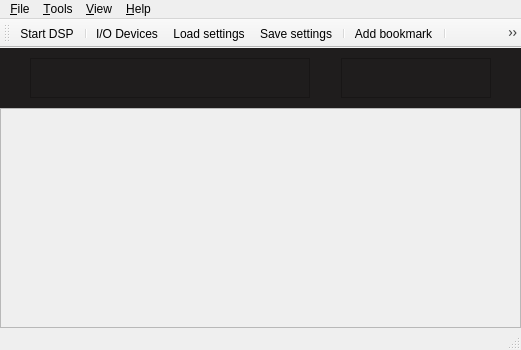
<?xml version="1.0" encoding="UTF-8"?>
<ui version="4.0">
 <class>MainWindow</class>
 <widget class="QMainWindow" name="MainWindow">
  <property name="geometry">
   <rect>
    <x>0</x>
    <y>0</y>
    <width>521</width>
    <height>350</height>
   </rect>
  </property>
  <property name="windowTitle">
   <string>gqrx</string>
  </property>
  <property name="windowIcon">
   <iconset resource="../../../resources/icons.qrc">
    <normaloff>:/icons/icons/gqrx.svg</normaloff>:/icons/icons/gqrx.svg</iconset>
  </property>
  <property name="styleSheet">
   <string notr="true"/>
  </property>
  <property name="dockOptions">
   <set>QMainWindow::AllowNestedDocks|QMainWindow::AllowTabbedDocks|QMainWindow::AnimatedDocks</set>
  </property>
  <property name="unifiedTitleAndToolBarOnMac">
   <bool>true</bool>
  </property>
  <widget class="QWidget" name="centralWidget">
   <layout class="QVBoxLayout" name="verticalLayout_2">
    <property name="spacing">
     <number>0</number>
    </property>
    <property name="leftMargin">
     <number>0</number>
    </property>
    <property name="topMargin">
     <number>0</number>
    </property>
    <property name="rightMargin">
     <number>0</number>
    </property>
    <property name="bottomMargin">
     <number>0</number>
    </property>
    <item>
     <widget class="QFrame" name="frame">
      <property name="sizePolicy">
       <sizepolicy hsizetype="Minimum" vsizetype="Minimum">
        <horstretch>0</horstretch>
        <verstretch>0</verstretch>
       </sizepolicy>
      </property>
      <property name="styleSheet">
       <string notr="true">background-color: rgb(31, 29, 29);</string>
      </property>
      <property name="frameShape">
       <enum>QFrame::NoFrame</enum>
      </property>
      <property name="frameShadow">
       <enum>QFrame::Plain</enum>
      </property>
      <property name="lineWidth">
       <number>0</number>
      </property>
      <layout class="QHBoxLayout" name="horizontalLayout_2" stretch="0,0,0,0,0">
       <property name="spacing">
        <number>0</number>
       </property>
       <property name="leftMargin">
        <number>0</number>
       </property>
       <property name="topMargin">
        <number>10</number>
       </property>
       <property name="rightMargin">
        <number>0</number>
       </property>
       <property name="bottomMargin">
        <number>10</number>
       </property>
       <item>
        <spacer name="horizontalSpacer_3">
         <property name="orientation">
          <enum>Qt::Horizontal</enum>
         </property>
         <property name="sizeHint" stdset="0">
          <size>
           <width>5</width>
           <height>15</height>
          </size>
         </property>
        </spacer>
       </item>
       <item>
        <widget class="CFreqCtrl" name="freqCtrl">
         <property name="sizePolicy">
          <sizepolicy hsizetype="Fixed" vsizetype="Fixed">
           <horstretch>0</horstretch>
           <verstretch>0</verstretch>
          </sizepolicy>
         </property>
         <property name="minimumSize">
          <size>
           <width>280</width>
           <height>40</height>
          </size>
         </property>
         <property name="toolTip">
          <string/>
         </property>
         <property name="frameShape">
          <enum>QFrame::StyledPanel</enum>
         </property>
         <property name="frameShadow">
          <enum>QFrame::Raised</enum>
         </property>
        </widget>
       </item>
       <item>
        <spacer name="horizontalSpacer_2">
         <property name="orientation">
          <enum>Qt::Horizontal</enum>
         </property>
         <property name="sizeHint" stdset="0">
          <size>
           <width>5</width>
           <height>15</height>
          </size>
         </property>
        </spacer>
       </item>
       <item>
        <widget class="CMeter" name="sMeter">
         <property name="sizePolicy">
          <sizepolicy hsizetype="Fixed" vsizetype="Fixed">
           <horstretch>0</horstretch>
           <verstretch>0</verstretch>
          </sizepolicy>
         </property>
         <property name="minimumSize">
          <size>
           <width>150</width>
           <height>40</height>
          </size>
         </property>
         <property name="frameShape">
          <enum>QFrame::StyledPanel</enum>
         </property>
         <property name="frameShadow">
          <enum>QFrame::Raised</enum>
         </property>
        </widget>
       </item>
       <item>
        <spacer name="horizontalSpacer_1">
         <property name="orientation">
          <enum>Qt::Horizontal</enum>
         </property>
         <property name="sizeHint" stdset="0">
          <size>
           <width>5</width>
           <height>15</height>
          </size>
         </property>
        </spacer>
       </item>
      </layout>
     </widget>
    </item>
    <item>
     <widget class="CPlotter" name="plotter">
      <property name="sizePolicy">
       <sizepolicy hsizetype="Expanding" vsizetype="Expanding">
        <horstretch>0</horstretch>
        <verstretch>0</verstretch>
       </sizepolicy>
      </property>
      <property name="autoFillBackground">
       <bool>true</bool>
      </property>
      <property name="frameShape">
       <enum>QFrame::StyledPanel</enum>
      </property>
      <property name="frameShadow">
       <enum>QFrame::Raised</enum>
      </property>
     </widget>
    </item>
   </layout>
  </widget>
  <widget class="QMenuBar" name="menuBar">
   <property name="geometry">
    <rect>
     <x>0</x>
     <y>0</y>
     <width>521</width>
     <height>22</height>
    </rect>
   </property>
   <widget class="QMenu" name="menu_File">
    <property name="title">
     <string>&amp;File</string>
    </property>
    <widget class="QMenu" name="menu_RecentConfig">
     <property name="toolTip">
      <string>Load recently used setting</string>
     </property>
     <property name="title">
      <string>&amp;Recent settings</string>
     </property>
    </widget>
    <addaction name="actionDSP"/>
    <addaction name="separator"/>
    <addaction name="actionIoConfig"/>
    <addaction name="actionLoadSettings"/>
    <addaction name="actionSaveSettings"/>
    <addaction name="menu_RecentConfig"/>
    <addaction name="separator"/>
    <addaction name="actionSaveWaterfall"/>
    <addaction name="separator"/>
    <addaction name="actionQuit"/>
   </widget>
   <widget class="QMenu" name="menu_View">
    <property name="title">
     <string>&amp;View</string>
    </property>
   </widget>
   <widget class="QMenu" name="menu_Help">
    <property name="title">
     <string>&amp;Help</string>
    </property>
    <addaction name="actionUserGroup"/>
    <addaction name="actionNews"/>
    <addaction name="separator"/>
    <addaction name="actionRemoteProtocol"/>
    <addaction name="actionKbdShortcuts"/>
    <addaction name="separator"/>
    <addaction name="actionAbout"/>
    <addaction name="actionAboutQt"/>
   </widget>
   <widget class="QMenu" name="menu_Tools">
    <property name="title">
     <string>&amp;Tools</string>
    </property>
    <addaction name="actionRemoteControl"/>
    <addaction name="actionRemoteConfig"/>
    <addaction name="separator"/>
    <addaction name="actionAddBookmark"/>
    <addaction name="separator"/>
    <addaction name="actionIqTool"/>
    <addaction name="separator"/>
    <addaction name="actionAFSK1200"/>
    <addaction name="separator"/>
    <addaction name="actionDX_Cluster"/>
   </widget>
   <addaction name="menu_File"/>
   <addaction name="menu_Tools"/>
   <addaction name="menu_View"/>
   <addaction name="menu_Help"/>
  </widget>
  <widget class="QStatusBar" name="statusBar">
   <property name="enabled">
    <bool>true</bool>
   </property>
  </widget>
  <widget class="QToolBar" name="mainToolBar">
   <property name="windowTitle">
    <string>Main toolbar</string>
   </property>
   <attribute name="toolBarArea">
    <enum>TopToolBarArea</enum>
   </attribute>
   <attribute name="toolBarBreak">
    <bool>false</bool>
   </attribute>
   <addaction name="actionDSP"/>
   <addaction name="separator"/>
   <addaction name="actionIoConfig"/>
   <addaction name="actionLoadSettings"/>
   <addaction name="actionSaveSettings"/>
   <addaction name="separator"/>
   <addaction name="actionAddBookmark"/>
   <addaction name="separator"/>
   <addaction name="actionIqTool"/>
   <addaction name="separator"/>
   <addaction name="actionRemoteControl"/>
   <addaction name="actionRemoteConfig"/>
   <addaction name="separator"/>
   <addaction name="actionFullScreen"/>
   <addaction name="separator"/>
  </widget>
  <action name="actionQuit">
   <property name="text">
    <string>Quit</string>
   </property>
   <property name="toolTip">
    <string>Quit application</string>
   </property>
   <property name="shortcut">
    <string>Ctrl+Q</string>
   </property>
  </action>
  <action name="actionAbout">
   <property name="text">
    <string>About Gqrx</string>
   </property>
   <property name="toolTip">
    <string>Information about Gqrx</string>
   </property>
  </action>
  <action name="actionAboutQt">
   <property name="text">
    <string>About Qt</string>
   </property>
   <property name="toolTip">
    <string>About the Qt toolkit</string>
   </property>
  </action>
  <action name="actionDSP">
   <property name="checkable">
    <bool>true</bool>
   </property>
   <property name="icon">
    <iconset resource="../../../resources/icons.qrc">
     <normaloff>:/icons/icons/play.svg</normaloff>:/icons/icons/play.svg</iconset>
   </property>
   <property name="text">
    <string>Start DSP</string>
   </property>
   <property name="toolTip">
    <string>Start DSP</string>
   </property>
   <property name="statusTip">
    <string>Start/stop DSP processing</string>
   </property>
   <property name="shortcut">
    <string>Ctrl+D</string>
   </property>
  </action>
  <action name="actionAFSK1200">
   <property name="text">
    <string>AFSK1200 Decoder</string>
   </property>
   <property name="toolTip">
    <string>Start AFSK1200 decoder</string>
   </property>
  </action>
  <action name="actionSched">
   <property name="checkable">
    <bool>true</bool>
   </property>
   <property name="enabled">
    <bool>false</bool>
   </property>
   <property name="icon">
    <iconset resource="../../../resources/icons.qrc">
     <normaloff>:/icons/icons/clock.svg</normaloff>:/icons/icons/clock.svg</iconset>
   </property>
   <property name="text">
    <string>Scheduler</string>
   </property>
   <property name="toolTip">
    <string>Schedule recordings and other actions</string>
   </property>
  </action>
  <action name="actionIoConfig">
   <property name="enabled">
    <bool>true</bool>
   </property>
   <property name="icon">
    <iconset resource="../../../resources/icons.qrc">
     <normaloff>:/icons/icons/flash.svg</normaloff>:/icons/icons/flash.svg</iconset>
   </property>
   <property name="text">
    <string>I/O Devices</string>
   </property>
   <property name="toolTip">
    <string>Configure I/O devices</string>
   </property>
   <property name="statusTip">
    <string>Opens the hardware configuration dialog</string>
   </property>
   <property name="visible">
    <bool>true</bool>
   </property>
  </action>
  <action name="actionUserGroup">
   <property name="icon">
    <iconset resource="../../../resources/icons.qrc">
     <normaloff>:/icons/icons/help.svg</normaloff>:/icons/icons/help.svg</iconset>
   </property>
   <property name="text">
    <string>Gqrx user group</string>
   </property>
   <property name="toolTip">
    <string>Discussion group for Gqrx users</string>
   </property>
  </action>
  <action name="actionFullScreen">
   <property name="checkable">
    <bool>true</bool>
   </property>
   <property name="icon">
    <iconset resource="../../../resources/icons.qrc">
     <normaloff>:/icons/icons/fullscreen.svg</normaloff>:/icons/icons/fullscreen.svg</iconset>
   </property>
   <property name="text">
    <string>Full screen</string>
   </property>
   <property name="toolTip">
    <string>Toggle full screen mode</string>
   </property>
   <property name="shortcut">
    <string>F11</string>
   </property>
  </action>
  <action name="actionLoadSettings">
   <property name="icon">
    <iconset resource="../../../resources/icons.qrc">
     <normaloff>:/icons/icons/folder.svg</normaloff>:/icons/icons/folder.svg</iconset>
   </property>
   <property name="text">
    <string>Load settings</string>
   </property>
   <property name="toolTip">
    <string>Load previously stored configuration</string>
   </property>
   <property name="statusTip">
    <string>Load previously stored settings from a file</string>
   </property>
   <property name="shortcut">
    <string>Ctrl+L</string>
   </property>
  </action>
  <action name="actionSaveSettings">
   <property name="icon">
    <iconset resource="../../../resources/icons.qrc">
     <normaloff>:/icons/icons/floppy.svg</normaloff>:/icons/icons/floppy.svg</iconset>
   </property>
   <property name="text">
    <string>Save settings</string>
   </property>
   <property name="toolTip">
    <string>Save current configuration</string>
   </property>
   <property name="statusTip">
    <string>Save current configuration to a file</string>
   </property>
   <property name="shortcut">
    <string>Ctrl+S</string>
   </property>
  </action>
  <action name="actionAddBookmark">
   <property name="icon">
    <iconset resource="../../../resources/icons.qrc">
     <normaloff>:/icons/icons/bookmark-new.svg</normaloff>:/icons/icons/bookmark-new.svg</iconset>
   </property>
   <property name="text">
    <string>Add bookmark</string>
   </property>
   <property name="toolTip">
    <string>Bookmark the current frequency and mode (Ctrl+Shift+B)</string>
   </property>
   <property name="shortcut">
    <string>Ctrl+Shift+B</string>
   </property>
  </action>
  <action name="actionRemoteControl">
   <property name="checkable">
    <bool>true</bool>
   </property>
   <property name="enabled">
    <bool>true</bool>
   </property>
   <property name="icon">
    <iconset resource="../../../resources/icons.qrc">
     <normaloff>:/icons/icons/tangeo-network-idle.svg</normaloff>:/icons/icons/tangeo-network-idle.svg</iconset>
   </property>
   <property name="text">
    <string>&amp;Remote control</string>
   </property>
   <property name="toolTip">
    <string>Remote control via TCP</string>
   </property>
   <property name="statusTip">
    <string>Activate the TCP interface</string>
   </property>
  </action>
  <action name="actionRemoteConfig">
   <property name="icon">
    <iconset resource="../../../resources/icons.qrc">
     <normaloff>:/icons/icons/settings.svg</normaloff>:/icons/icons/settings.svg</iconset>
   </property>
   <property name="text">
    <string>Remote &amp;control settings</string>
   </property>
   <property name="toolTip">
    <string>Configure remote control settings</string>
   </property>
  </action>
  <action name="actionIqTool">
   <property name="icon">
    <iconset resource="../../../resources/icons.qrc">
     <normaloff>:/icons/icons/signal.svg</normaloff>:/icons/icons/signal.svg</iconset>
   </property>
   <property name="text">
    <string>I/Q recorder</string>
   </property>
   <property name="toolTip">
    <string>Record and play I/Q data</string>
   </property>
   <property name="statusTip">
    <string>Open I/Q recorder dialog</string>
   </property>
   <property name="shortcut">
    <string>Ctrl+I</string>
   </property>
  </action>
  <action name="actionNews">
   <property name="icon">
    <iconset resource="../../../resources/icons.qrc">
     <normaloff>:/icons/icons/info.svg</normaloff>:/icons/icons/info.svg</iconset>
   </property>
   <property name="text">
    <string>News</string>
   </property>
   <property name="toolTip">
    <string>Show news about this release</string>
   </property>
  </action>
  <action name="actionRemoteProtocol">
   <property name="icon">
    <iconset resource="../../../resources/icons.qrc">
     <normaloff>:/icons/icons/info.svg</normaloff>:/icons/icons/info.svg</iconset>
   </property>
   <property name="text">
    <string>Remote control</string>
   </property>
   <property name="toolTip">
    <string>Remote control protocol</string>
   </property>
  </action>
  <action name="actionKbdShortcuts">
   <property name="icon">
    <iconset resource="../../../resources/icons.qrc">
     <normaloff>:/icons/icons/info.svg</normaloff>:/icons/icons/info.svg</iconset>
   </property>
   <property name="text">
    <string>Keyboard shortcuts</string>
   </property>
   <property name="toolTip">
    <string>Show help on keyboard shortcuts</string>
   </property>
  </action>
  <action name="actionSaveWaterfall">
   <property name="text">
    <string>Save waterfall</string>
   </property>
   <property name="statusTip">
    <string>Save the current waterfall to a graphics file</string>
   </property>
   <property name="shortcut">
    <string>Ctrl+W</string>
   </property>
  </action>
  <action name="actionDX_Cluster">
   <property name="text">
    <string>DX Cluster</string>
   </property>
   <property name="toolTip">
    <string>Open DX Cluster Dialog</string>
   </property>
   <property name="shortcut">
    <string>Ctrl+C</string>
   </property>
  </action>
 </widget>
 <layoutdefault spacing="6" margin="11"/>
 <customwidgets>
  <customwidget>
   <class>CFreqCtrl</class>
   <extends>QFrame</extends>
   <header>qtgui/freqctrl.h</header>
   <container>1</container>
  </customwidget>
  <customwidget>
   <class>CPlotter</class>
   <extends>QFrame</extends>
   <header>qtgui/plotter.h</header>
   <container>1</container>
  </customwidget>
  <customwidget>
   <class>CMeter</class>
   <extends>QFrame</extends>
   <header>qtgui/meter.h</header>
   <container>1</container>
  </customwidget>
 </customwidgets>
 <resources>
  <include location="../../../resources/icons.qrc"/>
 </resources>
 <connections>
  <connection>
   <sender>actionQuit</sender>
   <signal>triggered()</signal>
   <receiver>MainWindow</receiver>
   <slot>close()</slot>
   <hints>
    <hint type="sourcelabel">
     <x>-1</x>
     <y>-1</y>
    </hint>
    <hint type="destinationlabel">
     <x>450</x>
     <y>257</y>
    </hint>
   </hints>
  </connection>
 </connections>
</ui>
